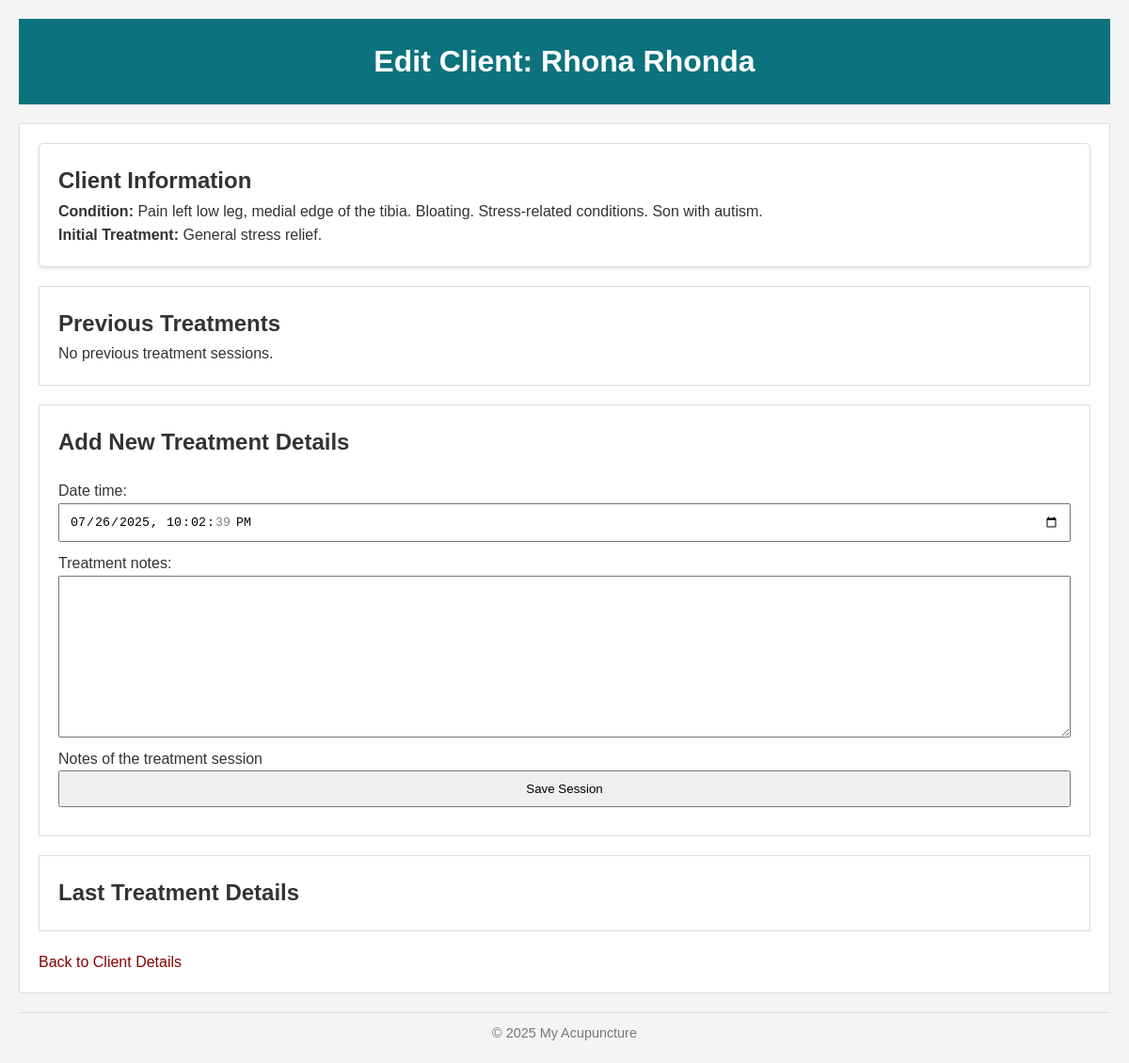
/client/7/followup/, run on the app's committed database.
### client/models.py (models this page shows, shortened)
class Client(models.Model):
    name = models.CharField(max_length=200)
    dob = models.DateField(null=True, blank=True)
    condition = models.TextField(help_text="Describe the client's condition")
    treatment = models.TextField(help_text="Initial treatment or notes")
    date_time = models.DateTimeField(default=timezone.now)

### client/views.py (the view)
# urls.py: path('client/<int:client_id>/followup/', views.followup_treatment, name='followup_treatment'),
def followup_treatment(request, client_id):
    client = get_object_or_404(Client, pk=client_id)
    sessions = client.sessions.order_by('-date_time')
    latest_session = sessions.first()  # Get the most recent session
    if request.method == "POST":
        form = TreatmentSessionForm(request.POST)
        if form.is_valid():
            session = form.save(commit=False)
            session.client = client
            session.save()
            return redirect('client_detail', pk=client.pk)
    else:
        form = TreatmentSessionForm()
    return render(request, 'client/followup_treatment.html',
                 {'form': form, 'client': client, 'sessions': sessions, 'session': latest_session})

### client/forms.py
class TreatmentSessionForm(forms.ModelForm):
    class Meta:
        model = TreatmentSession
        fields = ['date_time', 'treatment_notes']
        widgets = {
            'date_time': forms.DateTimeInput(attrs={'type': 'datetime-local'}),
        }

### client/templates/client/followup_treatment.html (shortened to what this page needs)
{% extends 'base.html' %}
{% block header_title %}Edit Client: {{ client.name }}{% endblock %}
{% block content %}
    <section class="client-info">
      <h2>Client Information</h2>
      <p><strong>Condition:</strong> {{ client.condition }}</p>
      <p><strong>Initial Treatment:</strong> {{ client.treatment }}</p>
    </section>
    <section class="treatment-history">
      <h2>Previous Treatments</h2>
      {% if sessions %}
        <ul>
          {% for session in sessions %}
            <li>
              <strong>{{ session.date_time|date:"Y-m-d H:i" }}</strong>
              <p>{{ session.treatment_notes }}</p>
            </li>
          {% endfor %}
        </ul>
      {% else %}
        <p>No previous treatment sessions.</p>
      {% endif %}
    </section>
    <section class="new-session">
      <h2>Add New Treatment Details</h2>
      <form method="POST">
        {{ form.as_p }}
        <button type="submit">Save Session</button>
      </form>
    </section>
    <section>
    <h2>Last Treatment Details</h2>
    </section>
    <p><a href="{% url 'client_detail' client.id %}" class = "highlighted-text" >Back to Client Details</a></p>
{% endblock %}

### client/static/css/styles.css (style rules this page uses)
* { margin: 0; padding: 0; box-sizing: border-box; }
body { font-family: Arial, sans-serif; line-height: 1.6; background-color: #f4f4f4; color: #333; padding: 20px; }
main, section { background: #ffffff; padding: 20px; margin-bottom: 20px; border: 1px solid #dddddd; }
a { color: #35424a; text-decoration: none; }
form { margin-top: 20px; }
form input, form textarea, form button { display: block; width: 100%; margin-bottom: 10px; padding: 10px; }
.highlighted-text { color: #8B0000; }
.client-info { background: #ffffff; padding: 20px; border-radius: 5px; box-shadow: 0 2px 4px rgba(0,0,0,0.1); }

### data on the page
Client: name "Rhona Rhonda", condition "Pain left low leg, medial edge of the tibia. Bloating. Stress-related conditions. Son with autism.", treatment "General stress relief."

### other printed values
{{ current_year|default:"2025" }} "2025"
